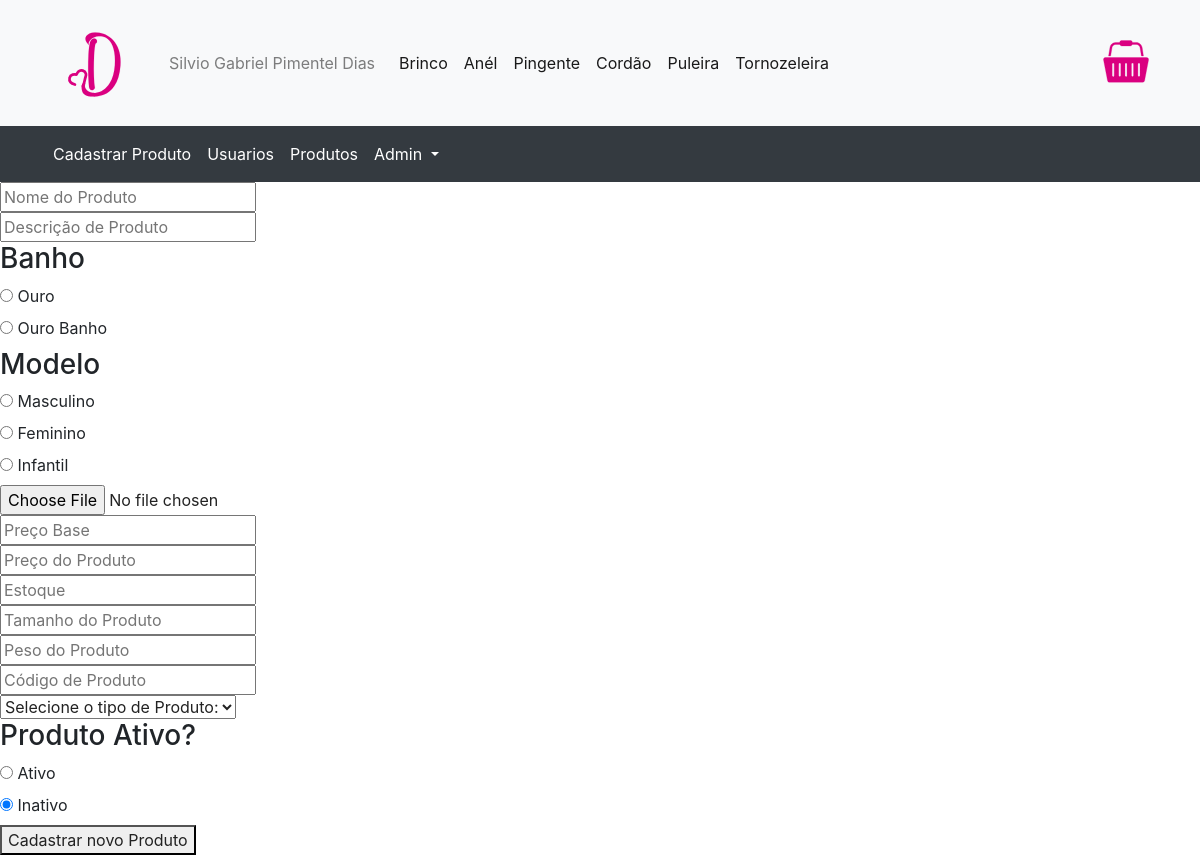
The page /index.php?pagina=cadastro_produtos (signed in) on the database its author committed.
### tables this page shows
CREATE TABLE usuario(
	id_usuario INT AUTO_INCREMENT,
    login VARCHAR(10) NOT NULL,
    senha VARCHAR(15) NOT NULL,
    nome VARCHAR(50) NOT NULL,
    email VARCHAR(30) NOT NULL,
    nascimento DATE,
    endereco VARCHAR(40),
    numero VARCHAR(10),
    complemento VARCHAR(20),
    bairro VARCHAR(25),
    cidade VARCHAR(25),
    estado VARCHAR(2),
    cep VARCHAR(10),
    telefone VARCHAR(14),
    tipo_usuario VARCHAR(20),
    PRIMARY KEY(id_usuario)
);

CREATE TABLE banho(
	id_banho INT AUTO_INCREMENT,
    nome_banho VARCHAR (15),
    PRIMARY KEY(id_banho)
);

CREATE TABLE modelo(
	id_modelo INT AUTO_INCREMENT,
    nome_modelo VARCHAR(50),
    PRIMARY KEY(id_modelo)
    );

### paginas/ADMIN/cadastroproduto.php (the view, shortened to what this page needs)
<?php
  $campo = array();
  $descricao_botao = 'Cadastrar novo Produto';
  $acao_formulario =   './script/incluir_produto.php';
  $query_tipo = 'SELECT * FROM tipo_produto';
  $resultado_tipo = mysqli_query($conexao, $query_tipo);
  $query_banho = 'SELECT * FROM banho';
  $resultado_banho = mysqli_query($conexao,$query_banho);
  $query_modelo = 'SELECT * FROM modelo';
  $resultado_modelo = mysqli_query($conexao,$query_modelo);
  if(!isset($_GET['id'])){
    $campo['nome_produto'] = '';
    $campo['descricao_produto'] = '';
    $campo['banho_produto'] = '';
    $campo['img_produto'] = '';
    $campo['precoBase_produto'] = '';
    $campo['preco_produto'] = '';
    $campo['estoque_produto'] = '';
    $campo['tamanho_produto'] = '';
    $campo['peso_produto'] = '';
    $campo['codigo_produto'] = '';
    $campo['id_banho'] = '';
    $campo['ativo'] = '';
    $campo['modelo'] = '';
  }
?>
<form id="cadastro_produto" action="<?=$acao_formulario?>" method="POST" enctype="multipart/form-data">
    <input type="text" id="nome_produto"      name= "txt_nome_produto"        value ='<?=$campo['nome_produto']?>'        placeholder="Nome do Produto">      <br>
    <input type="text" id="descricao_produto" name= "txt_descricao_produto"   value = '<?=$campo['descricao_produto']?>'  placeholder="Descrição de Produto"> <br>
    <h3>Banho</h3>
    <?php
      while($linha_banho = mysqli_fetch_array($resultado_banho)){
        if($campo['id_banho'] == $linha_banho['id_banho']){
            $valor ='checked';
        }else{
          $valor = '';
        }
    ?>
    <input type="radio" id="<?=$linha_banho['id_banho']?>'" name="rdBanho" value="<?=$linha_banho['id_banho']?>"  <?=$valor?>>
      <label for="<?=$linha_banho['id_banho']?>"><?=$linha_banho['nome_banho']?></label><br>
    <?php
         }
    ?>
<h3>Modelo</h3>
<?php
      while($linha_modelo = mysqli_fetch_array($resultado_modelo)){
        if($campo['modelo'] == $linha_modelo['id_modelo']){
            $valor ='checked';
        }else{
          $valor = '';
        }
    ?>
    <input type="radio" id="<?=$linha_modelo['id_modelo']?>'" name="rdModelo" value="<?=$linha_modelo['id_modelo']?>"  <?=$valor?>>
      <label for="<?=$linha_modelo['id_modelo']?>"><?=$linha_modelo['nome_modelo']?></label><br>
    <?php
         }
    ?>
    <input type="file" id="fileToUpload"      name= "fileToUpload"            value = '<?=$campo['img_produto']?>'        placeholder="imagem" required>      <br>
    <input type="text" id="precoBase_produto" name= "txt_precoBase_produto"   value = '<?= $campo['precoBase_produto']?>' placeholder="Preço Base">           <br>
    <input type="text" id="preco_produto"     name= "txt_preco_produto"       value = '<?=$campo['preco_produto']?>'      placeholder="Preço do Produto">     <br>
    <input type="text" id="estoque_produto"   name= "txt_estoque_produto"     value = '<?=$campo['estoque_produto']?>'    placeholder="Estoque">              <br>
    <input type="text" id="tamanho_produto"   name= "txt_tamanho_produto"     value = '<?=$campo['tamanho_produto']?>'    placeholder="Tamanho do Produto">   <br>
    <input type="text" id="peso_produto"      name= "txt_peso_produto"        value = '<?=$campo['peso_produto']?>'       placeholder="Peso do Produto">      <br>
    <input type="text" id="codigo_produto"    name= "txt_codigo_produto"      value = '<?=$campo['codigo_produto']?>'     placeholder="Código de Produto">    <br>
    <select class="entrada" name="cmbTipoProduto">
            <option value="#">Selecione o tipo de Produto:</option>
            <?php while($linha_tipoProduto = mysqli_fetch_array($resultado_tipo)){
                        PRINT_R($linha_tipoProduto);
            ?>
            <?php } ?>
    </select><br>
    <h3>Produto Ativo? </h3>
      <?php
        if($campo['ativo'] == 1){
          $valorAtivo = 'checked';
          $valorInativo = '';
        }else{
          $valorInativo = 'checked';
          $valorAtivo = '';
        }
      ?>
        <input type="radio" id="ativar'" name="rdAtivo" value="1" <?=$valorAtivo?>>
          <label for="ativar">Ativo</label><br>
        <input type="radio" id="desativar'" name="rdAtivo" value="0" <?=$valorInativo?>>
          <label for="ativar">Inativo</label><br>
    <button type ='submit'><?=$descricao_botao?></button>
</form>

### header.php (shortened to what this page needs)
<!DOCTYPE html>
<html lang="pt-br">
<head>
    <link rel="stylesheet" type="text/css" href="css/reset.css">
    <link rel="stylesheet" href="https://stackpath.bootstrapcdn.com/bootstrap/4.5.0/css/bootstrap.min.css">
    <link rel="stylesheet" type="text/css" href="css/style.css">
</head>
<body>
<?php
  if(isset($_SESSION['Usuario'])){
    $query = 'SELECT nome,id_tipo FROM usuario WHERE id_usuario=' . $_SESSION['Usuario']['id_usuario'];
    $consulta = mysqli_query($conexao, $query);
    $resultadoHeader = mysqli_fetch_array($consulta);
  }
    $login = 'Logar';
    $direcionamento = "href='#' data-toggle='modal' data-target='#exampleModal'";
    if (isset($_SESSION['Usuario'])){
        $login = $resultadoHeader['nome'];
        $direcionamento = "href='index.php?pagina=perfil'";
    }else{
    }
$imagem = 'img\basket.svg';
?>
<header style="background-color: white;">
<nav class="navbar navbar-expand-lg navbar-light bg-light">
    <div class="container">
  <a class="navbar-brand" href="?pagina=home">
    <img src="img/Dmarsil.svg" width="100" height="100" class="d-inline-block align-top" alt="Logo Dmarsil">
  </a>
  <div class="collapse navbar-collapse" id="navbarSupportedContent">
      <div class="menuHeader">
    <ul class="navbar-nav mr-auto">
        <li class="nav-item active">
        <div class="headerBase">
          <a id='logar' class="nav-link" <?=$direcionamento?> ><?=$login?></a>
        </li>
        <div class="navbar-text ml-auto py-0 px-lg-2">
          <ul class= "categoria">
            <li class="nav-item active">
                <a class="nav-link" href="?pagina=loja&categoria=1">Brinco</a>
            </li>
            <li class="nav-item active">
                <a class="nav-link" href="?pagina=loja&categoria=2">Anél</a>
            </li>
            <li class="nav-item active">
                <a class="nav-link" href="?pagina=loja&categoria=4">Pingente</a>
            </li>
            <li class="nav-item active">
                <a class="nav-link" href="?pagina=loja&categoria=5">Cordão</a>
            </li>
            <li class="nav-item active">
                <a class="nav-link" href="?pagina=loja&categoria=3">Puleira</a>
            </li>
            <li class="nav-item active">
                <a class="nav-link" href="?pagina=loja&categoria=6">Tornozeleira</a>
            </li>
          </ul>
      </div>
      </div>
    </div>
    <a href="?pagina=carrinho"><img src="<?=$imagem?>" width=60px></a>
  </div>
</nav>
<?php
if(isset($_SESSION['Usuario'])){
    if($resultadoHeader['id_tipo'] == 1 ){
?>
<div class="headerAdmin">
<nav class="navbar navbar-expand-lg navbar-dark bg-dark">
  <div class="collapse navbar-collapse" id="navbarNavDropdown">
    <div class="container">
      <ul class="navbar-nav">
        <li class="nav-item active">
          <a class="nav-link" href="?pagina=cadastro_produtos">Cadastrar Produto<span class="sr-only">(current)</span></a>
        </li>
        <li class="nav-item active">
          <a class="nav-link" href="?pagina=usuarios">Usuarios</a>
        </li>
        <li class="nav-item active">
          <a class="nav-link" href="?pagina=produtos"> Produtos</a>
        </li>
        <li class="nav-item dropdown active">
          <a class="nav-link dropdown-toggle" href="#" id="navbarDropdownMenuLink" role="button" data-toggle="dropdown" aria-haspopup="true" aria-expanded="false">
          Admin
          </a>
        </li>
      </ul>
    </div>
  </div>
</nav>
</div>
<?php
}
}
?>
</header>

### css/style.css (style rules this page uses)
.categoria { display:flex; }
.menuHeader { display: flex; flex-direction: column; }
.navbar-brand { display: flex; }
.headerBase { display: flex; }

### rows shown on the page
usuario: nome "Silvio Gabriel Pimentel Dias"
banho: nome_banho "Ouro"
banho: nome_banho "Ouro Banho"
modelo: nome_modelo "Masculino"
modelo: nome_modelo "Feminino"
modelo: nome_modelo "Infantil"

### other values the page prints
$descricao_botao "Cadastrar novo Produto"
